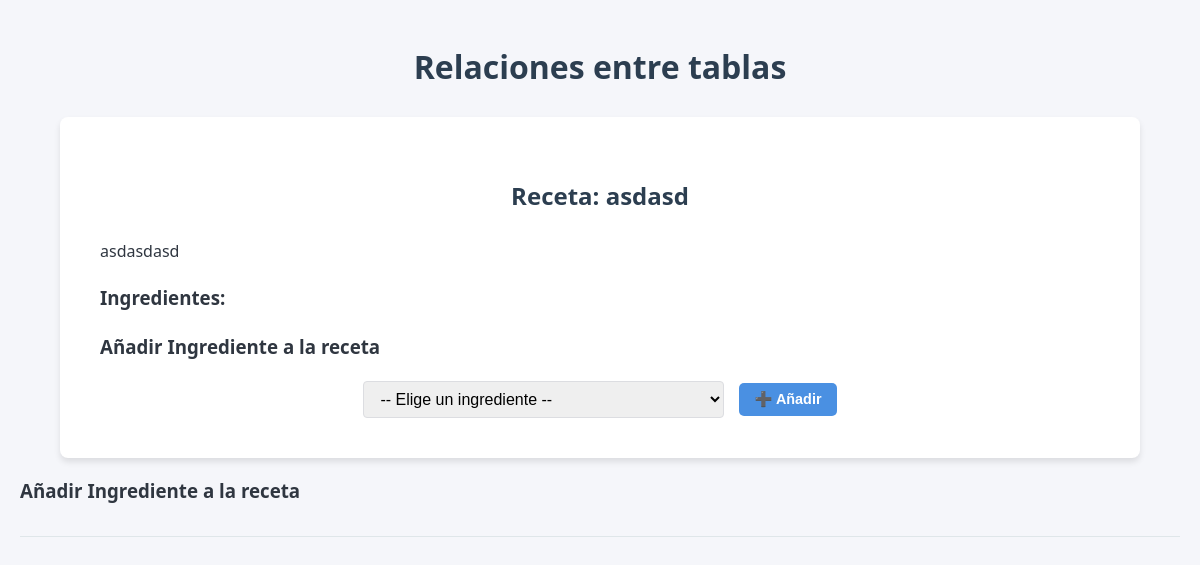
Page /relaciones on the earlier database version.
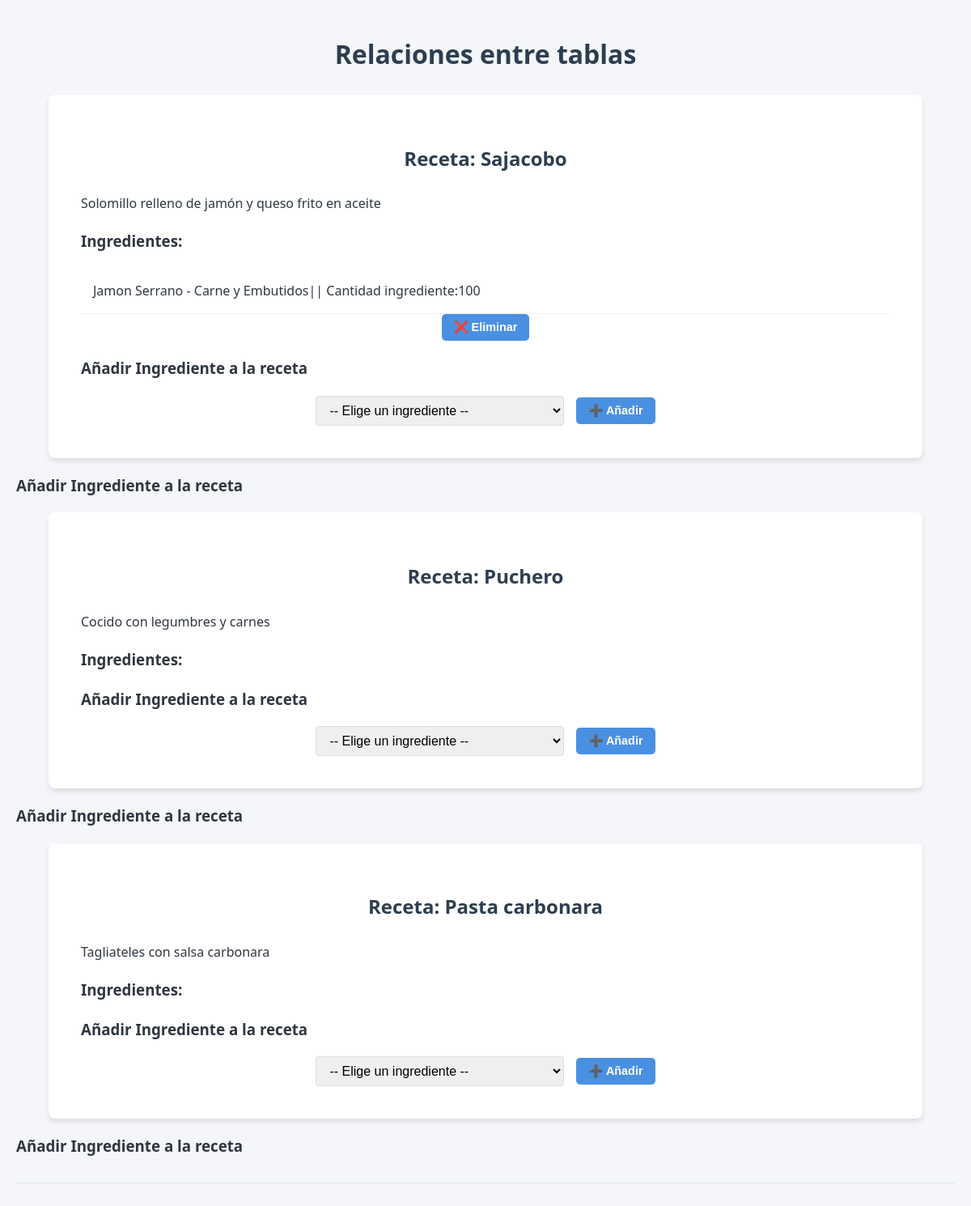
Same page on the later database version.
### recetasApp/models.py (models this page shows, shortened)
class Recetas(models.Model):
    nombre=models.CharField(max_length=100)
    descripcion=models.CharField(max_length=500)
    ingredientes=models.ManyToManyField(Ingrediente,related_name='Ingredientes',through='IngredienteReceta')

class Ingrediente(models.Model):
    nombre=models.CharField(max_length=100)
    categoria=models.ForeignKey(CategoriaIngrediente, on_delete=models.CASCADE)
    lactosa=models.ForeignKey(Lactosa, on_delete=models.CASCADE,default=False)
    cantidad=models.ForeignKey(Cantidad, on_delete=models.CASCADE)

class CategoriaIngrediente(models.Model):
    nombre=models.CharField(max_length=100)

class Cantidad(models.Model):
    cantidad=models.IntegerField()
    def __str__(self):
        return f"{self.cantidad}"

### recetasApp/views.py (the view, shortened to what this page needs)
# urls.py: path('relaciones', views.relaciones, name='relaciones'),#vamosa ver las relaciones entre tablas many to many y foreign key
def relaciones(request):
    recetas = Recetas.objects.all()
    ingredientes = Ingrediente.objects.all()
    return render(request, 'recetasApp/relaciones.html', {'recetas': recetas, 'ingredientes': ingredientes})

### recetasApp/templates/recetasApp/relaciones.html (shortened to what this page needs)
{% extends "recetasApp/base.html" %}
{% block content %}
<h1>Relaciones entre tablas</h1>
{% for receta in recetas %}
    <div>
        <h2>Receta: {{ receta.nombre }}</h2>
        <p>{{ receta.descripcion }}</p>
        <h3>Ingredientes:</h3>
        <ul>
            {% for ingrediente in receta.ingredientes.all %}
                <a href="{% url 'ingrediente_detalle' pk=ingrediente.pk %}"><li>{{ ingrediente.nombre }} - {{ ingrediente.categoria.nombre }}|| Cantidad ingrediente:{{ingrediente.cantidad}}</li></a>
                <form method="post" action="">
                    <button type="submit">❌ Eliminar</button>
                </form>
            {% endfor %}
        </ul>
        <h3>Añadir Ingrediente a la receta</h3>
    <form method="post" action="">
        <select name="ingrediente_id">
            <option value="" selected disabled>-- Elige un ingrediente --</option>
        </select>
        <button type="submit">➕ Añadir</button>
    </form>
    </div>
    <h3>Añadir Ingrediente a la receta</h3>
{% endfor %}
<hr>
<br>
{% endblock %}

Differences in the rows shown:
removed Recetas: nombre "asdasd", descripcion "asdasdasd"
added Recetas: nombre "Sajacobo", descripcion "Solomillo relleno de jamón y queso frito en aceite"
changed Recetas: gains Ingrediente (nombre "Jamon Serrano", categoria.nombre "Carne y Embutidos", cantidad "100")
added Recetas: nombre "Puchero", descripcion "Cocido con legumbres y carnes"
added Recetas: nombre "Pasta carbonara", descripcion "Tagliateles con salsa carbonara"
